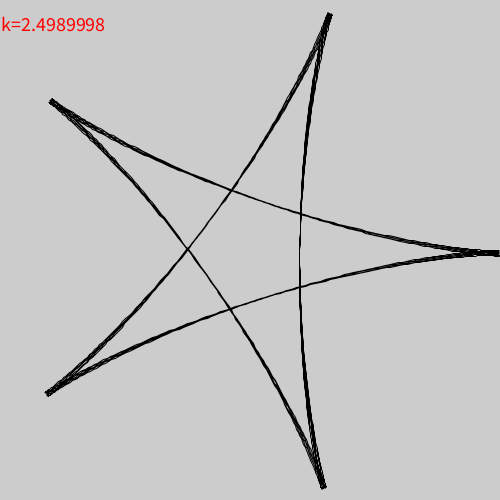
Frame 1 (no input)
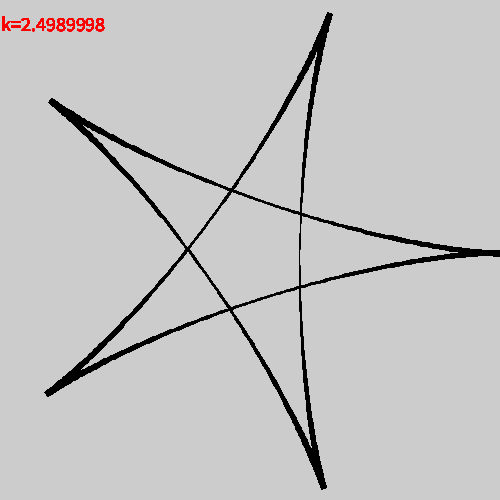
Frame 60 (the mouse pressed at the canvas centre just before this capture)
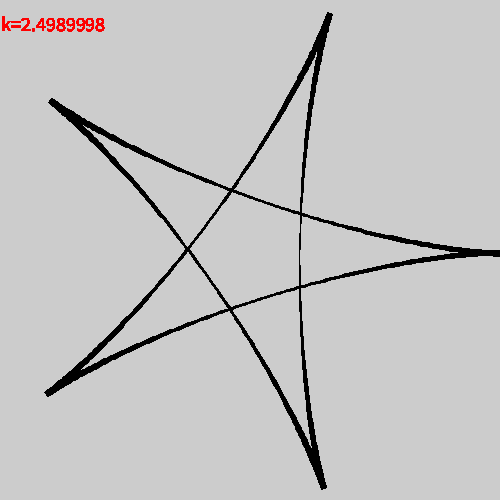
Frame 120 (the mouse held since frame 60 and released just before this capture)

The Processing sketch that drew these frames (run headless with seeded random() and noise(); from frame 60 on, the mouse is pressed at the canvas centre):

// Processing sketch: solucion_problema1
// ── solucion_problema1.pde
void setup() {
  size(500, 500);
}

void draw() {
  float a = 249.9;
  float b = 100;
  translate(width/2, height/2);
  problema1 (a, b, radians(1.0), 20*PI);
  String msg = "k="+ str(a/b);
  fill(255, 0, 0);
  textSize(20);
  text(msg,-width/2, -height/2+30);
}

void problema1 (float a, float b, float dt, float ltheta) {
  noFill();
  beginShape();
  for(float t = 0.0; t < ltheta; t+=dt) {
    float x = (a - b)* cos(t) + b*cos(t * (a/b-1));
    float y = (a - b)* sin(t) - b*sin(t * (a/b-1));
    vertex(x,y);
  }
  endShape();
}
